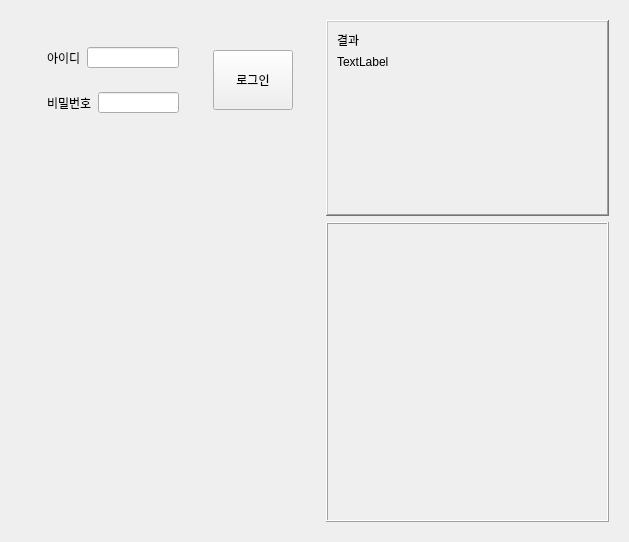
<?xml version="1.0" encoding="UTF-8"?>
<ui version="4.0">
 <class>MyForm</class>
 <widget class="QWidget" name="MyForm">
  <property name="geometry">
   <rect>
    <x>0</x>
    <y>0</y>
    <width>629</width>
    <height>542</height>
   </rect>
  </property>
  <property name="windowTitle">
   <string>Form</string>
  </property>
  <layout class="QHBoxLayout" name="horizontalLayout">
   <item>
    <widget class="QWidget" name="widget" native="true">
     <property name="maximumSize">
      <size>
       <width>300</width>
       <height>16777215</height>
      </size>
     </property>
     <layout class="QVBoxLayout" name="verticalLayout_4">
      <item>
       <widget class="QWidget" name="widget_6" native="true">
        <property name="maximumSize">
         <size>
          <width>16777215</width>
          <height>120</height>
         </size>
        </property>
        <layout class="QHBoxLayout" name="horizontalLayout_4">
         <item>
          <widget class="QWidget" name="widget_5" native="true">
           <property name="sizePolicy">
            <sizepolicy hsizetype="Preferred" vsizetype="Expanding">
             <horstretch>0</horstretch>
             <verstretch>0</verstretch>
            </sizepolicy>
           </property>
           <property name="minimumSize">
            <size>
             <width>0</width>
             <height>0</height>
            </size>
           </property>
           <property name="maximumSize">
            <size>
             <width>200</width>
             <height>120</height>
            </size>
           </property>
           <layout class="QVBoxLayout" name="verticalLayout_3">
            <item>
             <widget class="QWidget" name="widget_3" native="true">
              <property name="maximumSize">
               <size>
                <width>150</width>
                <height>40</height>
               </size>
              </property>
              <layout class="QHBoxLayout" name="horizontalLayout_2">
               <item>
                <widget class="QLabel" name="label">
                 <property name="text">
                  <string>아이디</string>
                 </property>
                </widget>
               </item>
               <item>
                <widget class="QLineEdit" name="lineEdit_login_id"/>
               </item>
              </layout>
             </widget>
            </item>
            <item>
             <widget class="QWidget" name="widget_4" native="true">
              <property name="maximumSize">
               <size>
                <width>150</width>
                <height>40</height>
               </size>
              </property>
              <layout class="QHBoxLayout" name="horizontalLayout_3">
               <item>
                <widget class="QLabel" name="label_2">
                 <property name="text">
                  <string>비밀번호</string>
                 </property>
                </widget>
               </item>
               <item>
                <widget class="QLineEdit" name="lineEdit_login_pw">
                 <property name="echoMode">
                  <enum>QLineEdit::Password</enum>
                 </property>
                </widget>
               </item>
              </layout>
             </widget>
            </item>
           </layout>
          </widget>
         </item>
         <item>
          <widget class="QPushButton" name="pushButton">
           <property name="sizePolicy">
            <sizepolicy hsizetype="Minimum" vsizetype="Expanding">
             <horstretch>0</horstretch>
             <verstretch>0</verstretch>
            </sizepolicy>
           </property>
           <property name="maximumSize">
            <size>
             <width>16777215</width>
             <height>60</height>
            </size>
           </property>
           <property name="text">
            <string>로그인</string>
           </property>
          </widget>
         </item>
        </layout>
       </widget>
      </item>
      <item>
       <spacer name="verticalSpacer_2">
        <property name="orientation">
         <enum>Qt::Vertical</enum>
        </property>
        <property name="sizeType">
         <enum>QSizePolicy::Expanding</enum>
        </property>
        <property name="sizeHint" stdset="0">
         <size>
          <width>20</width>
          <height>377</height>
         </size>
        </property>
       </spacer>
      </item>
     </layout>
    </widget>
   </item>
   <item>
    <widget class="QWidget" name="widget_2" native="true">
     <layout class="QVBoxLayout" name="verticalLayout">
      <item>
       <widget class="QFrame" name="frame">
        <property name="frameShape">
         <enum>QFrame::WinPanel</enum>
        </property>
        <property name="frameShadow">
         <enum>QFrame::Raised</enum>
        </property>
        <layout class="QVBoxLayout" name="verticalLayout_2">
         <item>
          <widget class="QLabel" name="label_3">
           <property name="text">
            <string>결과</string>
           </property>
          </widget>
         </item>
         <item>
          <widget class="QLabel" name="label_login_result">
           <property name="text">
            <string>TextLabel</string>
           </property>
          </widget>
         </item>
         <item>
          <spacer name="verticalSpacer">
           <property name="orientation">
            <enum>Qt::Vertical</enum>
           </property>
           <property name="sizeHint" stdset="0">
            <size>
             <width>20</width>
             <height>156</height>
            </size>
           </property>
          </spacer>
         </item>
        </layout>
       </widget>
      </item>
      <item>
       <widget class="QFrame" name="frame_2">
        <property name="minimumSize">
         <size>
          <width>0</width>
          <height>300</height>
         </size>
        </property>
        <property name="frameShape">
         <enum>QFrame::Box</enum>
        </property>
        <property name="frameShadow">
         <enum>QFrame::Raised</enum>
        </property>
       </widget>
      </item>
     </layout>
    </widget>
   </item>
  </layout>
 </widget>
 <resources/>
 <connections/>
</ui>
